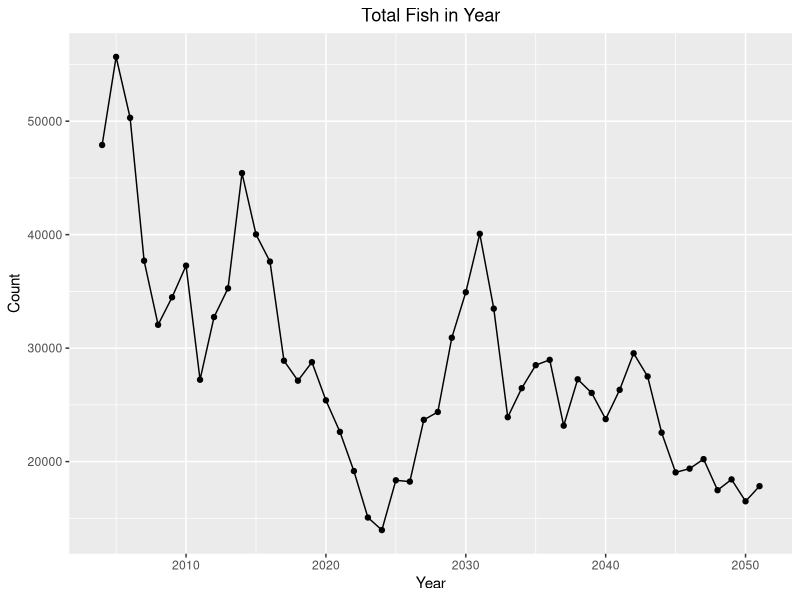
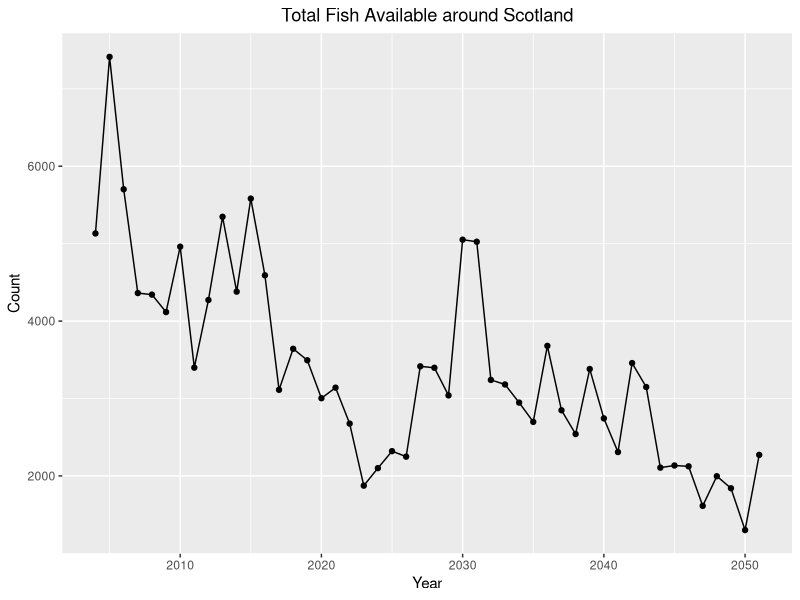
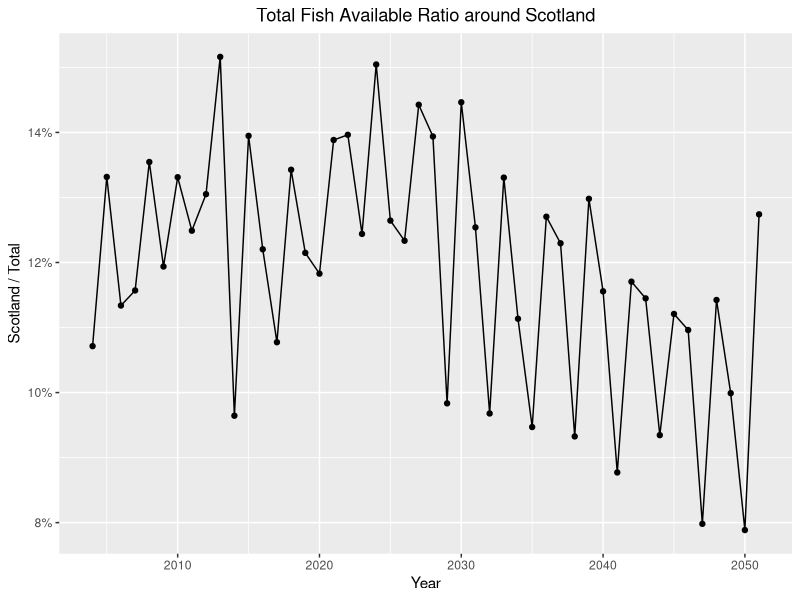
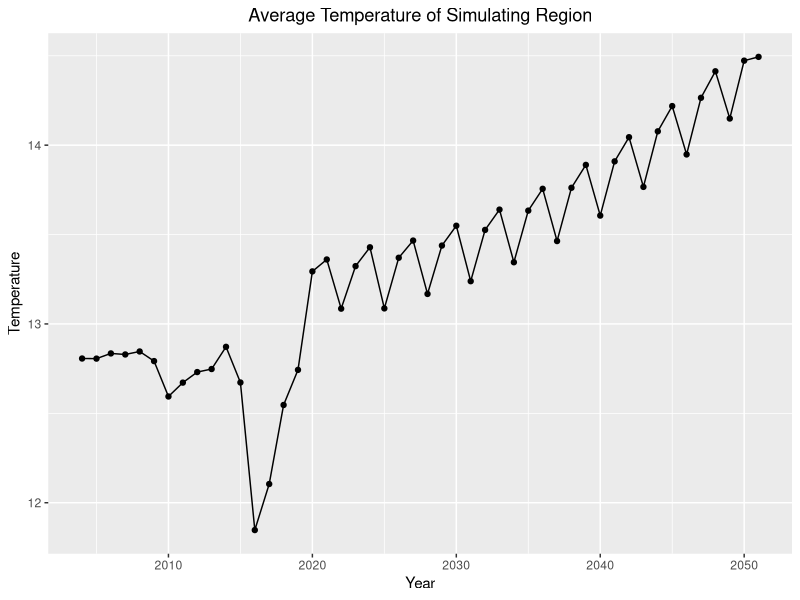
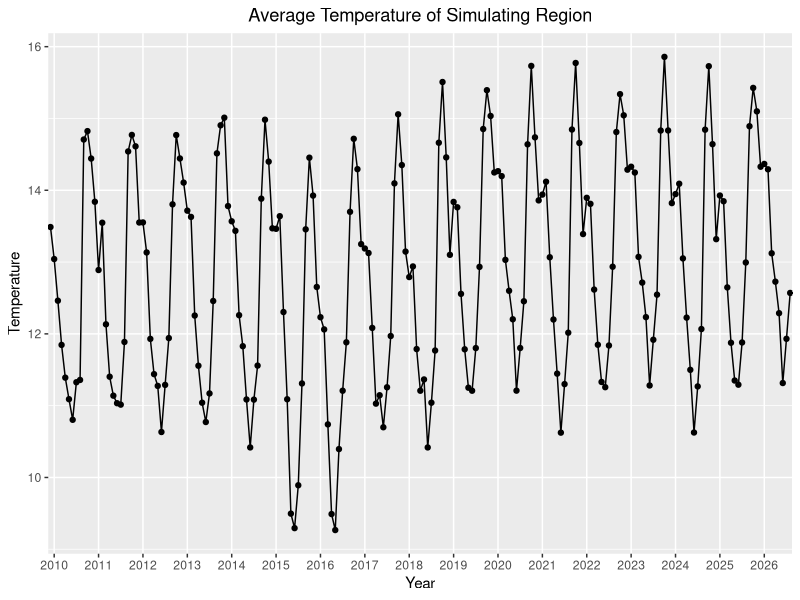
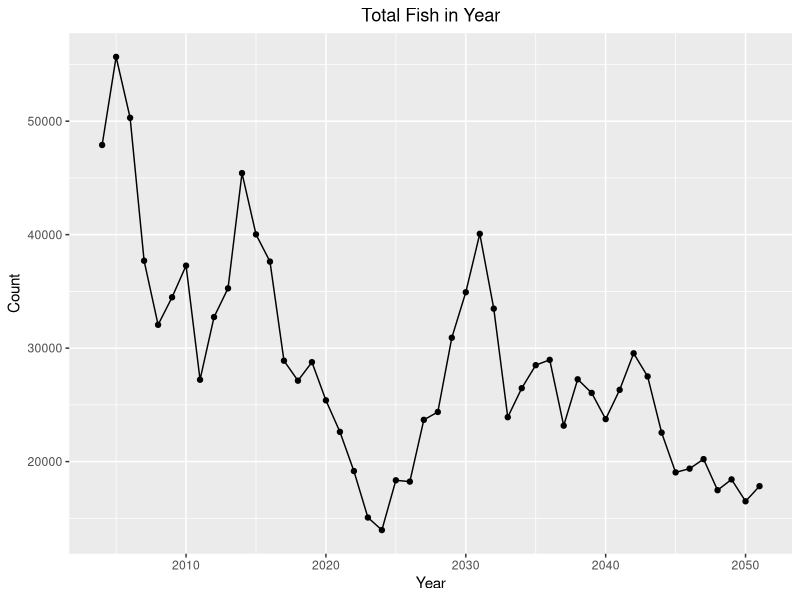
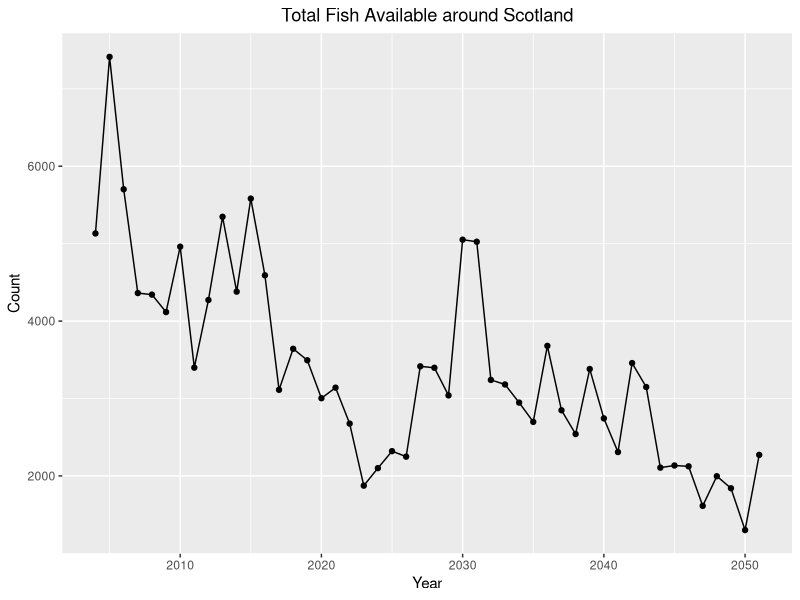
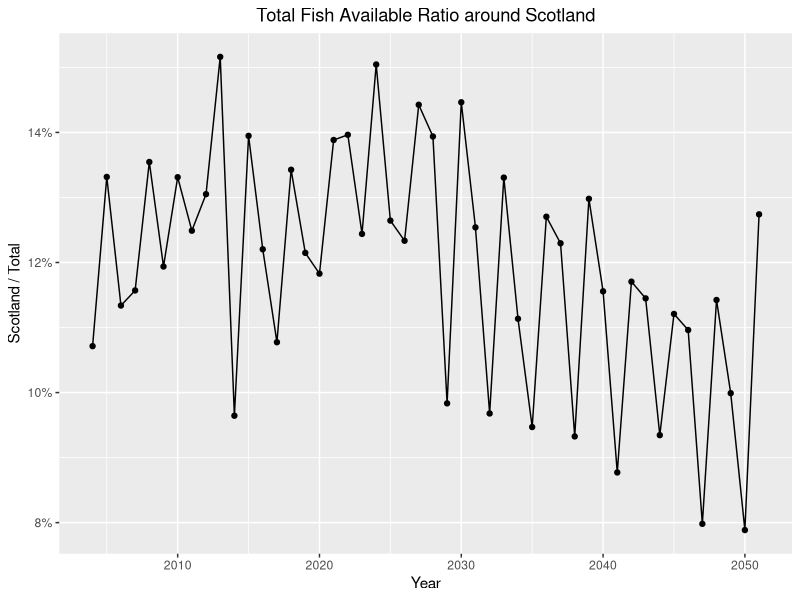

Write the R code that produced these figures, in order.
## ---- chunk 1
knitr::opts_chunk$set(echo = TRUE)
library(plyr)
library(ggplot2)
## ---- chunk 2
data = read.csv("./log_process/result_1.csv")
data2 = read.csv("./log_process/result_2.csv")
data3 = read.csv("./log_process/result_3.csv")

yr_mean = ddply(data, .(year), summarize,  left=mean(left), scotland=mean(scotland), temperature=mean(temperature))
yr_mean = yr_mean[yr_mean$year > 2003, ]
yr_mean_1 = ddply(data2, .(year), summarize,  left=mean(left), scotland=mean(scotland), temperature=mean(temperature))
yr_mean_1 = yr_mean_1[yr_mean_1$year > 2003, ]
yr_mean_2 = ddply(data3, .(year), summarize,  left=mean(left), scotland=mean(scotland), temperature=mean(temperature))
yr_mean_2 = yr_mean_2[yr_mean_2$year > 2003, ]
#pdf("figure/fish_yr.pdf", width=7, height=4) 
# plot(left~year, yr_mean, type="o", xlab="Year", ylab="Count", main="Total Fish in Year")
#dev.off()
ggplot(yr_mean, aes(year, left)) + 
  geom_line(linetype = "solid") +
  labs(title = "Total Fish in Year", y = "Count", x = "Year") +
  geom_point() +
  theme(plot.title = element_text(hjust = 0.5))
ggsave('figure/fish_total.pdf', width=7, height=4)
## ---- chunk 3
# pdf("figure/fish_yr.pdf", width=7, height=4) 
ggplot(yr_mean, aes(year, scotland)) + 
  geom_line(linetype = "solid") +
  labs(title = "Total Fish Available around Scotland", y = "Count", x = "Year") +
  geom_point() +
  theme(plot.title = element_text(hjust = 0.5))
ggsave('figure/fish_available.pdf', width=7, height=4)

ggplot(yr_mean, aes(year, scotland/left)) + 
  geom_line(linetype = "solid") +
  labs(title = "Total Fish Available Ratio around Scotland", y = "Scotland / Total", x = "Year") +
  geom_point() +
  scale_y_continuous(labels = scales::percent) +
  theme(plot.title = element_text(hjust = 0.5))

ggsave('figure/fish_ratio.pdf', width=7, height=4)

ggplot(yr_mean, aes(year, temperature)) + 
  geom_line(linetype = "solid") +
  labs(title = "Average Temperature of Simulating Region", y = "Temperature", x = "Year") +
  geom_point() +
  theme(plot.title = element_text(hjust = 0.5))

ggsave('figure/fish_temp.pdf', width=7, height=4)
## ---- chunk 4
xx = seq(100, 300, by=12)
ggplot(data[100:300,], aes(factor(id), temperature, group=1)) + 
  geom_line(linetype = "solid") +
  labs(title = "Average Temperature of Simulating Region", y = "Temperature", x = "Year") +
  geom_point() +
  scale_x_discrete(breaks = xx, labels=data$year[xx]) +
  theme(plot.title = element_text(hjust = 0.5))

ggsave('figure/fish_temp_month.pdf', width=12, height=7)
